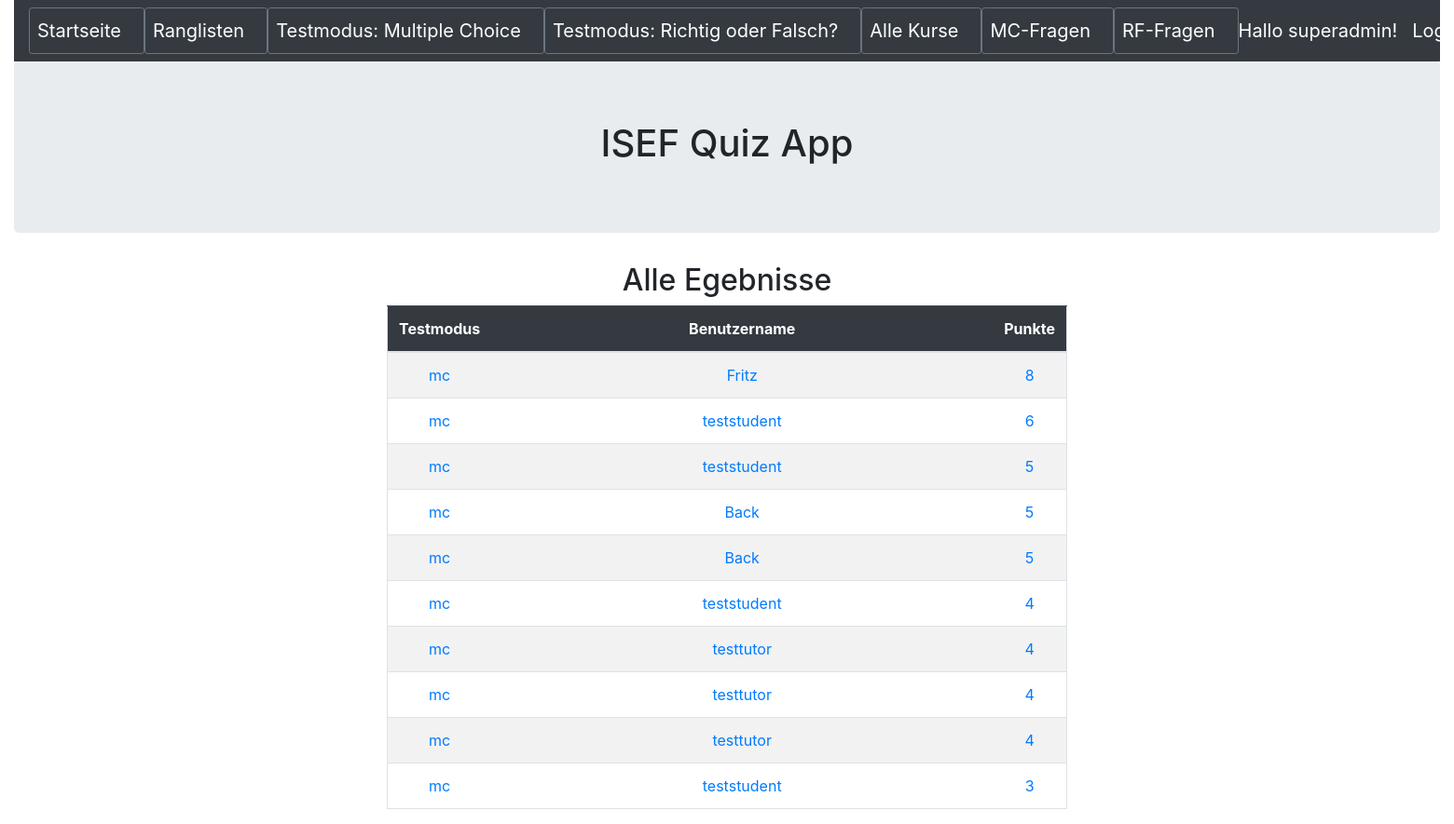
The page /ergebnismctoppunkte (signed in) on the database as committed earlier.
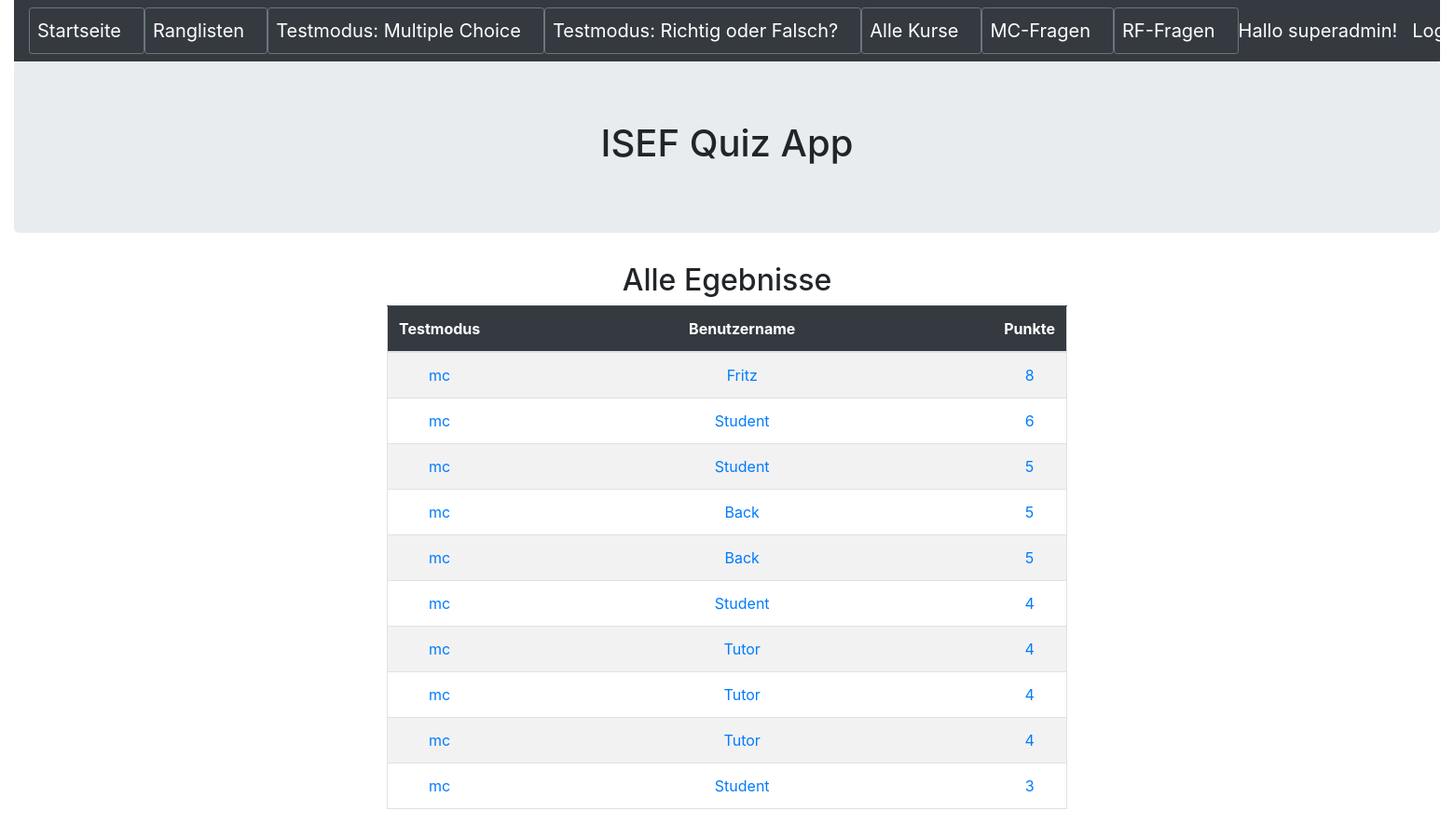
The same page on the database as committed later.
### quiz/models.py (models this page shows, shortened)
class Ergebnis(models.Model):
    testmodus = models.CharField(max_length=20,blank=False)
    benutzername = models.CharField(max_length=50,blank=False)
    kursid = models.CharField(max_length=5,blank=False)
    kursname = models.CharField(max_length=50,blank=False)
    zeitsekunden = models.IntegerField(blank=False)
    datum = models.DateField(auto_now_add=True)
    punkte = models.IntegerField(blank=False)
    fragentotal = models.IntegerField(blank=False)
    fragenkorrekt = models.IntegerField(blank=False)
    fragenfalsch = models.IntegerField(blank=False)

### quiz/views.py (the view)
# urls.py: path('ergebnismctoppunkte', ErgebnisMCTopPunkte.as_view(), name='ergebnis_mctoppunkte'),
class ErgebnisMCTopPunkte(AuthListView):
    model = Ergebnis
    template_name = 'ergebnis/ergebnis_mctoppunkte.html'
    fields = '__all__'
    permission_required = ('quiz.view_ergebnis')
    def get_queryset(self):
        return Ergebnis.objects.filter(testmodus='mc').order_by('-punkte')[:10]

### quiz/templates/ergebnis/ergebnis_mctoppunkte.html
{% extends 'base.html' %}
{% block content %}
<h2 class="text-center">Alle Egebnisse</h2>
<div class="container text-center">
	<div class="row justify-content-md-center">
		<div class="col-sm-8 ">
			<table  class ="table border table-hover table-striped">
				<thead class="table-dark">
					<th width=100 scope = "col">Testmodus</th>
					<th width=550 scope = "col">Benutzername</th>
					<th scope = "col">Punkte</th>
				</thead>
				<tbody>
				{% for ergebnis in object_list %}
					<tr>
						<td> <a href="{% url 'ergebnis_detail' ergebnis.pk %}">{{ ergebnis.testmodus }}</a> </td>
						<td> <a href="{% url 'ergebnis_detail' ergebnis.pk %}">{{ ergebnis.benutzername }}</a> </td>
						<td> <a href="{% url 'ergebnis_detail' ergebnis.pk %}">{{ ergebnis.punkte }}</a> </td>
					</tr>
				{% endfor %}
				</tbody>
			</table>
		</div>
	</div>
</div>
{% endblock content %}

Rows that differ between the two databases and show on the page:
changed Ergebnis (number 2 of 10 on the later page): benutzername "teststudent" → "Student"
changed Ergebnis (number 3 of 10 on the later page): benutzername "teststudent" → "Student"
changed Ergebnis (number 6 of 10 on the later page): benutzername "teststudent" → "Student"
changed Ergebnis (number 7 of 10 on the later page): benutzername "testtutor" → "Tutor"
changed Ergebnis (number 8 of 10 on the later page): benutzername "testtutor" → "Tutor"
changed Ergebnis (number 9 of 10 on the later page): benutzername "testtutor" → "Tutor"
changed Ergebnis (number 10 of 10 on the later page): benutzername "teststudent" → "Student"
